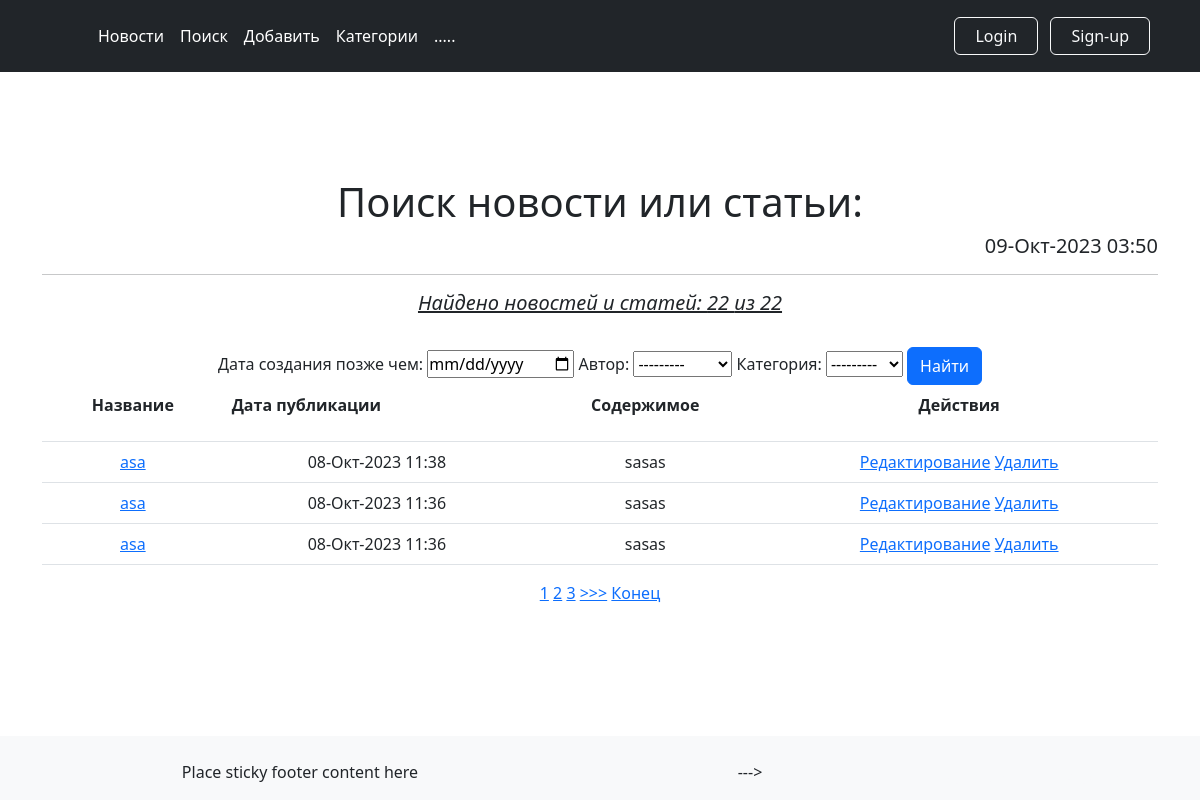
/search/, run on an earlier commit of the app's database.
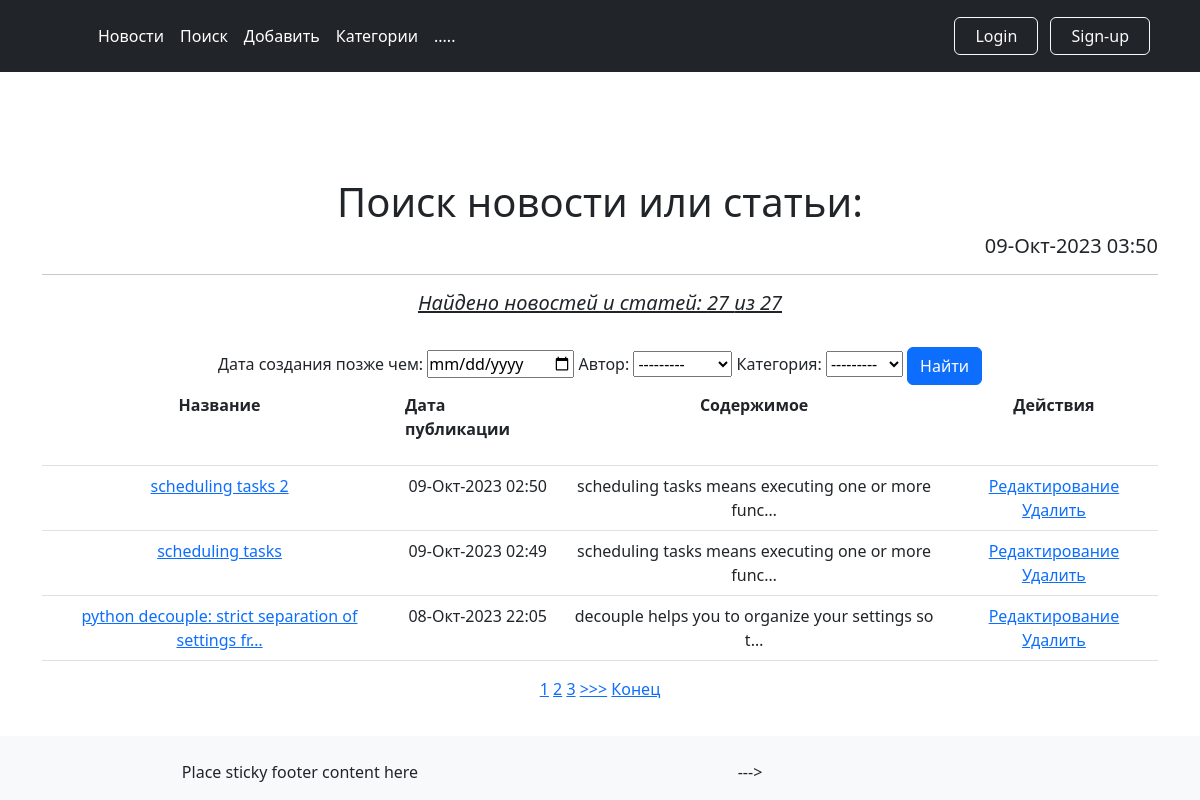
And on a later commit of the database.
### news/models.py (models this page shows, shortened)
class Post(models.Model):
    author = models.ForeignKey(Author, on_delete=models.CASCADE, verbose_name='Автор')
    NEWS = 'NW'
    ARTICLE = 'AR'
    TYPES = [
        (NEWS, 'Новость'),
        (ARTICLE, 'Статья'),
    ]
    categoryType = models.CharField(max_length=2, choices=TYPES, default=ARTICLE, verbose_name='Тип статьи')
    dateCreation = models.DateTimeField(auto_now_add=True, verbose_name='Дата публикации')
    postCategory = models.ManyToManyField(Category, through='PostCategory', verbose_name='Категории статьи')
    title = models.CharField(max_length=128, verbose_name='Заголовок')
    text = models.TextField(verbose_name='Текст статьи')
    rating = models.SmallIntegerField(default=0, verbose_name='Рейтинг')

### news/views.py (the view)
# urls.py: path('search/', PostSearch.as_view()),
class PostSearch(ListView):
    model = Post
    template_name = 'news/postSearch.html'
    context_object_name = 'posts'
    ordering = ['-id']
    form_class = PostForm
    paginate_by = 3
    def get_queryset(self):
        queryset = PostFilter(self.request.GET, super().get_queryset()).qs
        return queryset
    def get_context_data(self, **kwargs):
        context = super().get_context_data(**kwargs)
        context['time_now'] = timezone.localtime(timezone.now())  # добавим переменную текущей даты time_now
        context['posts_count'] = Post.objects.all().count()  # добавим переменную кол-во постов всего
        context['filter'] = PostFilter(self.request.GET, queryset=self.get_queryset())
        context['is_not_authors'] = not self.request.user.groups.filter(name='authors').exists()
        return context

### news/models.py (called while the page is built)
    def __str__(self):
        return self.authorUser.username

    def __str__(self):
        return self.name

### news/templatetags/custom_filters.py (called while the page is built)
@register.filter(name='Censor')
def censor(text):
    for bw in banned_word_list:
        text = text.lower().replace(bw.lower(), f'{bw[0:2]}...')
    return text

### news/templates/news/postSearch.html (shortened to what this page needs)
{% extends 'layout/default.html' %}
{% load custom_filters %}
{% block content %}
    <h1 align="center" >Поиск новости или статьи:</h1>
    <h5 align="right">{{ time_now| date:'d-M-Y H:i' }}</h5>
    <hr>
    <h5 align="center"><i><u> Найдено новостей и статей: {{ filter.qs|length }} из {{ posts_count }}</u></i></h5>
    <br>
    {% if posts %}
        <form method="GET">
            {{ filter.form }}
            <input class="btn btn-primary" type="submit" value="Найти">
        </form>
        <table class="table">
            <tr>
                <th scope="col"> Название</th>
                <th scope="col"><p align="justify"> Дата публикации</p></th>
                <th scope="col">Содержимое</th>
                <th scope="col">Действия</th>
            </tr>
            {% for post in posts %}
                <tr>
                    <td>
                        <a href="{% url 'news:post_detail' post.pk %}">
                            {{ post.title|truncatewords:8|truncatechars:50|Censor }}
                        </a>
                    </td>
                    <td>{{ post.dateCreation| date:'d-M-Y H:i' }}</td>
                    <td>{{ post.text|truncatechars:50|Censor }}</td>
                    <td>
                        <a href="{% url 'news:post_update' post.pk %}">Редактирование</a>
                        <a href="{% url 'news:post_delete' post.pk %}">Удалить</a>
                    </td>
                </tr>
            {% endfor %}
        </table>
        {% include 'news/parts/paginator.html' %}
    {% else %}
        <h2 align="center">Новостей и статей нет!</h2>
    {% endif %}
{% endblock content %}

What changed in the data, as far as the page shows it:
removed Post: title|Censor "asa", dateCreation "08-Окт-2023 11:38", text|Censor "sasas"
removed Post: title|Censor "asa", dateCreation "08-Окт-2023 11:36", text|Censor "sasas"
removed Post: title|Censor "asa", dateCreation "08-Окт-2023 11:36", text|Censor "sasas"
added Post: title|Censor "scheduling tasks 2", dateCreation "09-Окт-2023 02:50", text|Censor "scheduling tasks means executing one or more func…"
added Post: title|Censor "scheduling tasks", dateCreation "09-Окт-2023 02:49", text|Censor "scheduling tasks means executing one or more func…"
added Post: title|Censor "python decouple: strict separation of settings fr…", dateCreation "08-Окт-2023 22:05", text|Censor "decouple helps you to organize your settings so t…"
Also different on the page:
{{ filter.qs|length }}: "22" → "27"
{{ posts_count }}: "22" → "27"
